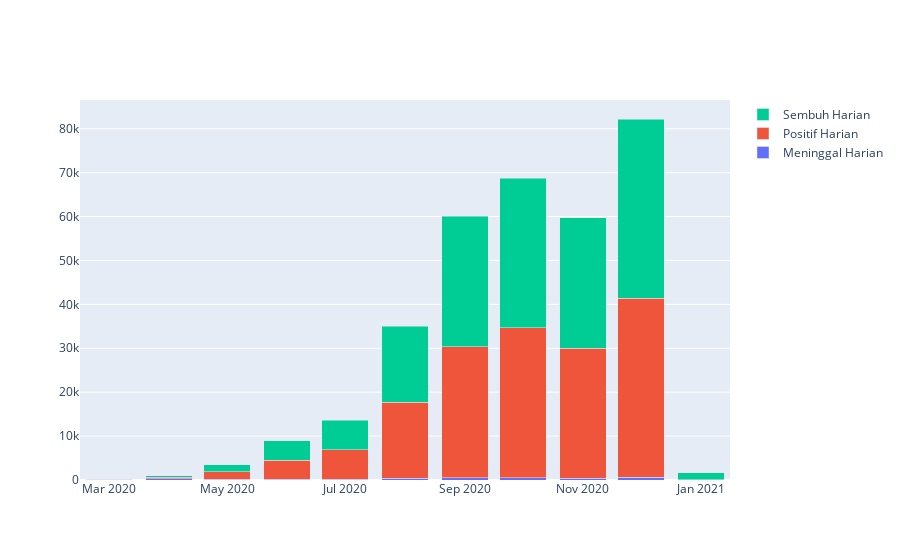

Notebook cell for this chart:
### Code cell
import plotly.graph_objects as go

fig = go.Figure([
    go.Bar(name='Meninggal Harian', x=meninggal_b['Bulanan'],y=meninggal_b['Meninggal Harian (Jakarta)']),
    go.Bar(name='Positif Harian', x=positif_b['Bulanan'], y=sembuh_b['Sembuh Harian (Jakarta)']),
    go.Bar(name='Sembuh Harian', x=sembuh_b['Bulanan'],y=sembuh_b['Sembuh Harian (Jakarta)'])
    ])
# Change the bar mode
fig.update_layout(barmode='stack')
py.offline.plot(fig, filename="file.html")
fig.show()

### Figure 1 — Plotly figure (JSON) as saved in the notebook; plotly's stock layout.template omitted (floating-point values rounded to 4 significant figures)
{"data": [{"name": "Meninggal Harian", "type": "bar", "x": ["2020-03", "2020-04", "2020-05", "2020-06", "2020-07", "2020-08", "2020-09", "2020-10", "2020-11", "2020-12", "2021-01"], "y": [84, 297, 139, 121, 195, 366, 529, 524, 416, 616, 21]}, {"name": "Positif Harian", "type": "bar", "x": ["2020-03", "2020-04", "2020-05", "2020-06", "2020-07", "2020-08", "2020-09", "2020-10", "2020-11", "2020-12"], "y": [49, 363, 1690, 4410, 6696, 17330, 29782, 34114, 29644, 40803, 1631]}, {"name": "Sembuh Harian", "type": "bar", "x": ["2020-03", "2020-04", "2020-05", "2020-06", "2020-07", "2020-08", "2020-09", "2020-10", "2020-11", "2020-12", "2021-01"], "y": [49, 363, 1690, 4410, 6696, 17330, 29782, 34114, 29644, 40803, 1631]}], "layout": {"barmode": "stack"}}
